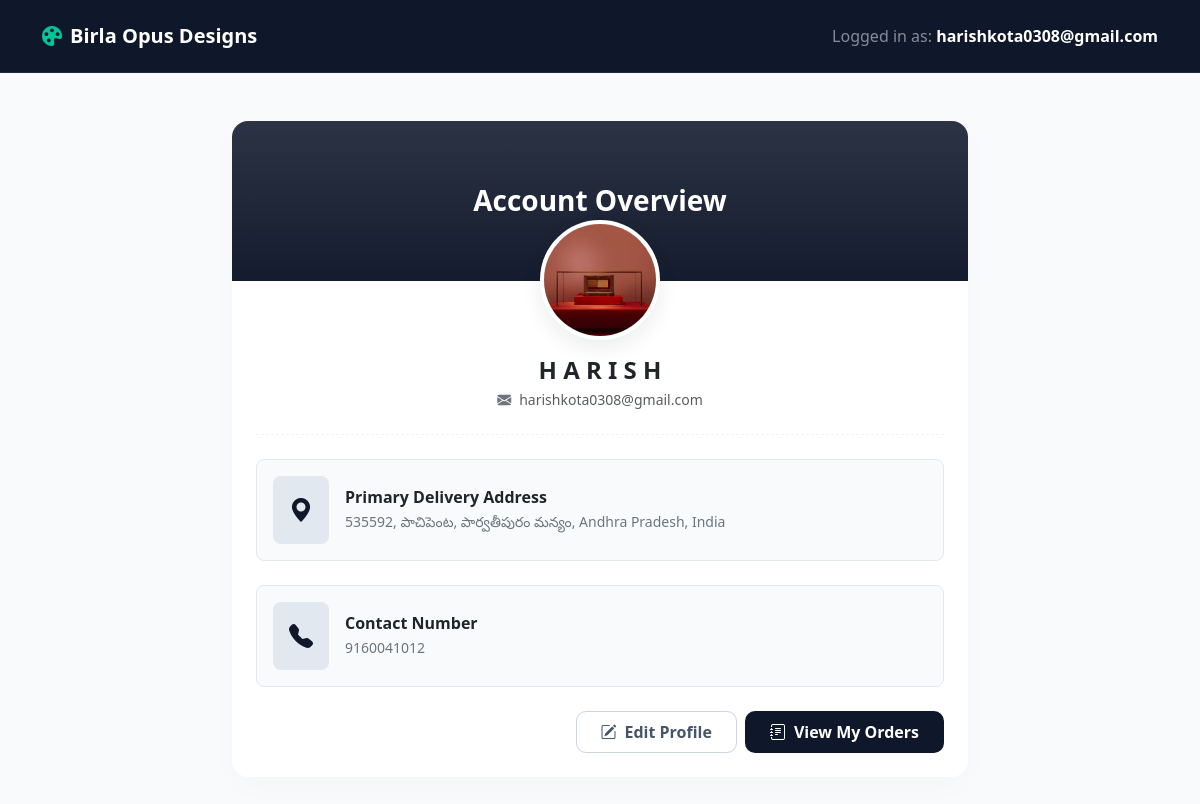
The page /dashboard/ (signed in) on the database its author committed.
### App/models.py (models this page shows, shortened)
class Profile(models.Model):
    user = models.OneToOneField(User, on_delete=models.CASCADE)
    full_name = models.CharField(max_length=100, blank=True)
    profile_image = models.ImageField(upload_to='profile_pics/', default='default.jpg', blank=True)
    delivery_address = models.TextField(blank=True, help_text="Enter your full shipping address for orders.")
    phone_validator = RegexValidator(
        regex=r'^\d{10}$',
        message="Phone number must be exactly 10 digits."
    )
    phone = models.CharField(validators=[phone_validator], max_length=10, blank=True, null=True)

### App/views.py (the view)
# urls.py: path('dashboard/', views.profile_dashboard, name='dashboard'),
@login_required
def profile_dashboard(request):
    profile, created = Profile.objects.get_or_create(user=request.user)
    return render(request, 'dashboard.html', {'profile': profile})

### App/templates/dashboard.html (shortened to what this page needs)
<!DOCTYPE html>
<html lang="en">
<head>
    <link rel="stylesheet" href="https://cdn.jsdelivr.net/npm/bootstrap@5.3.0/dist/css/bootstrap.min.css">
    <link rel="stylesheet" href="https://cdn.jsdelivr.net/npm/bootstrap-icons@1.11.0/font/bootstrap-icons.css">
</head>
<body>
    <nav class="navbar navbar-expand-lg navbar-dark navbar-custom mb-5 py-3">
        <div class="container">
            <a class="navbar-brand fw-bold" href="#"><i class="bi bi-palette-fill text-accent-green me-2"></i>Birla Opus Designs</a>
            <span class="navbar-text text-white-50">Logged in as: <strong class="text-white">{{ request.user.username }}</strong></span>
        </div>
    </nav>
    <div class="container pb-5">
        <div class="row justify-content-center">
            <div class="col-md-8">
                <div class="card dashboard-card overflow-hidden">
                    <div class="dashboard-hero-banner d-flex align-items-center justify-content-center text-center">
                        <h3 class="text-white fw-bold m-0">Account Overview</h3>
                    </div>
                    <div class="card-body p-4 position-relative">
                        <div class="text-center profile-img-container" style="margin-top: -85px;">
                            {% if profile.profile_image %}
                                <img src="{{ profile.profile_image.url }}" alt="Profile" class="rounded-circle">
                            {% else %}
                                <div class="rounded-circle profile-avatar-placeholder d-inline-flex align-items-center justify-content-center shadow mx-auto">
                                    <i class="bi bi-person-fill fs-1"></i>
                                </div>
                            {% endif %}
                            <h4 class="mt-3 mb-1 fw-bold text-dark">{% if profile.full_name %}{{ profile.full_name }}{% else %}{{ request.user.username }}{% endif %}</h4>
                            <p class="text-muted small mb-0"><i class="bi bi-envelope-fill me-2 text-secondary"></i>{{ request.user.email }}</p>
                        </div>
                        <hr class="my-4" style="border-top: 1px dashed #cbd5e1;">
                        <div class="row g-4">
                            <div class="col-12">
                                <div class="d-flex align-items-center p-3 info-box rounded-3">
                                    <div class="icon-wrapper p-3 rounded-3 me-3"><i class="bi bi-geo-alt-fill fs-4"></i></div>
                                    <div class="w-100">
                                        <h6 class="fw-bold mb-1 text-dark">Primary Delivery Address</h6>
                                        <p class="text-secondary small m-0">{% if profile.delivery_address %}{{ profile.delivery_address }}{% else %}<span class="text-danger">No address saved.</span>{% endif %}</p>
                                    </div>
                                </div>
                            </div>
                            <div class="col-12">
                                <div class="d-flex align-items-center p-3 info-box rounded-3">
                                    <div class="icon-wrapper p-3 rounded-3 me-3"><i class="bi bi-telephone-fill fs-4"></i></div>
                                    <div class="w-100">
                                        <h6 class="fw-bold mb-1 text-dark">Contact Number</h6>
                                        <p class="text-secondary small m-0">{% if profile.phone %}{{ profile.phone }}{% else %}<span class="text-danger">No number saved.</span>{% endif %}</p>
                                    </div>
                                </div>
                            </div>
                        </div>
                        <div class="d-flex flex-column flex-sm-row gap-2 mt-4 justify-content-sm-end">
                            <a href="{% url 'profile' %}" class="btn btn-outline-custom px-4 py-2"><i class="bi bi-pencil-square me-2"></i>Edit Profile</a>
                            <a href="{% url 'order_dash' %}" class="btn btn-primary-custom px-4 py-2"><i class="bi bi-journal-text me-2"></i>View My Orders</a>
                        </div>
                    </div>
                </div>
            </div>
        </div>
    </div>
</body>
</html>

### App/templates/dashboard.html (style rules this page uses)
body { background-color: #f8fafc; font-family: system-ui, sans-serif; }
.navbar-custom { background-color: #0f172a !important; border-bottom: 1px solid #1e293b; }
.dashboard-hero-banner { background: linear-gradient(rgba(15, 23, 42, 0.88), rgba(15, 23, 42, 0.98)), url('https://images.unsplash.com/photo-1562259949-e8e7689d7828?q=80&w=1920') no-repeat center center; background-size: cover; min-height: 160px; }
.dashboard-card { border: none; border-radius: 16px; background: #ffffff; box-shadow: 0 10px 30px rgba(0, 0, 0, 0.02); }
.profile-img-container img, .profile-avatar-placeholder { width: 120px; height: 120px; object-fit: cover; border: 4px solid #ffffff !important; box-shadow: 0 8px 20px rgba(15, 23, 42, 0.08) !important; background-color: #f1f5f9; }
.info-box { background-color: #f8fafc; border: 1px solid #e2e8f0 !important; }
.icon-wrapper { background-color: #e2e8f0; color: #0f172a; }
.btn-primary-custom { background-color: #0f172a; color: #ffffff; border-radius: 10px; font-weight: 600; padding: 12px; }
.btn-outline-custom { border: 1px solid #cbd5e1; color: #475569; border-radius: 10px; font-weight: 600; }
.text-accent-green { color: #02c39a; font-weight: 600; }

### rows shown on the page
Profile: profile_image (picture), full_name "H A R I S H", delivery_address "535592, పాచిపెంట, పార్వతీపురం మన్యం, Andhra Pradesh, India", phone "9160041012"

### other values the page prints
{{ request.user.username }} "harishkota0308@gmail.com"
{{ request.user.email }} "harishkota0308@gmail.com"
